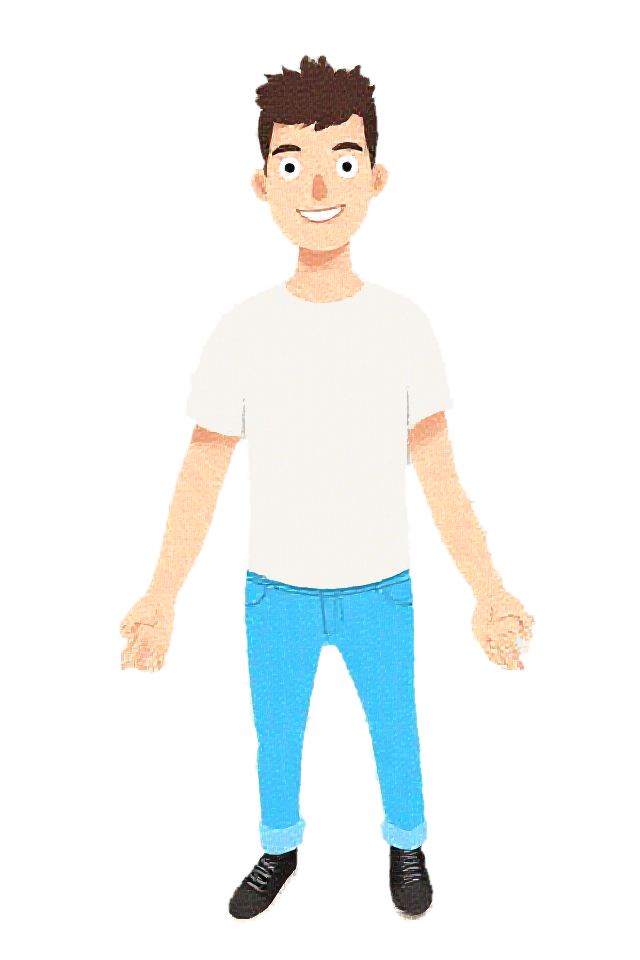
#> input picture briefs/contact-greeting/approved/body-source.png, 640 x 960 px
$ python split_layers.py ../briefs/contact-greeting/approved/body-source.png out.png
#> lines starting #> are read from the running program, lines starting #| are printed output that depends on the picture; after the words box and inside, x2 and y2 are one past the last pixel; in counts of white or black regions, pixels touching at a corner belong together
#!/usr/bin/env python3
"""Cut an approved character into the layers the hero animation moves.

Four rebuilds went into the cuts below, and the reasoning for each is in
docs/solutions/two-raster-layers-cannot-share-a-pixel.md.

The animation is compositing, not generation: the body never changes, the neck
turns half of what the head turns, and the head carries the rest. See
briefs/hero-character/motion.md, and
docs/solutions/pose-variation-is-not-generation.md for why generating poses was
rejected before this existed.

Three things here are deliberate and easy to get wrong.

**The cuts are found, not typed.** A standing figure has one narrow place
between the hair and the shoulders, and that is the neck. Measuring the width of
the alpha mask row by row finds it on any character, so this does not have to be
retuned by hand for the next one.

**No two layers share a pixel.** The first version cut a separate neck and let
it overlap the head, so that a rotation would slide the seam across solid pixels
instead of across a hole. It ghosted: the same skin appeared in both layers at
two different angles, and the jaw grew a ragged double edge that was obvious at
any zoom. Overlap is the right instinct for a rig whose parts are drawn
separately, and the wrong one for parts cut out of a single flat drawing.

**One joint, not two.** So the head carries the neck with it and turns about the
base of the neck, where the collar is. The collar is static and opaque, and at
the pivot itself nothing moves at all, so the joint is covered at every angle
the brief allows. The two-bone neck that `motion.md` specified was abandoned for
this reason and the brief now records it.

**The body starts at the pivot.** Not above it. Anything static sitting higher
than the joint can peek out from behind the part that rotates.

**The tab fades out instead of ending.** Even on bare skin a hard edge shows: the
rotation resamples the layer, the cut row becomes partly transparent, and it
blends against the body underneath as a faint line straight across the neck.
Ramping the tab's alpha to nothing over its last rows removes it, because there
is no longer an edge to catch the light, only the same skin twice.

**The head's tab stops on bare skin.** It reaches a little past the joint so the
collar has something to cover, and only a little: the first attempt reached far
enough to include the collar line itself, which then rotated with the head and
appeared twice, one arc against the other. A tab must end where there is nothing
to see, because whatever it ends on is duplicated the moment anything turns.

    python3 scripts/split_layers.py IN.png OUT_DIR
"""

from __future__ import annotations

import argparse
import json
from pathlib import Path

import cv2
import numpy as np
from PIL import Image


def find_neck(solid: np.ndarray, search_to: float = 0.40) -> tuple[int, int]:
    """The narrowest run of rows between the top of the head and the shoulders.

    Returns the first and last row of that run, so a neck that is narrow for
    fifty rows is reported as a band rather than as one arbitrary line inside it.
    """
    width = solid.sum(axis=1)
    filled = np.where(width > 0)[0]
    if not len(filled):
        raise SystemExit("the image is empty")
    top = int(filled[0])
    limit = int(top + (solid.shape[0] - top) * search_to)

    # Ignore the first rows: a single hair spike is narrow and is not a neck.
    start = top + max(8, (limit - top) // 12)
    band = width[start:limit]
    if not len(band):
        raise SystemExit("no room to look for a neck")
    narrowest = int(band.min())
    rows = [start + i for i, v in enumerate(band) if v <= narrowest * 1.15]
    return rows[0], rows[-1]


def find_eyes(head: Image.Image) -> list[tuple[int, int, int, int]]:
    """The two dark ovals in the middle of the face.

    Found by shape rather than by coordinate, so the next character does not
    need the numbers retyped. Eyebrows sit above the eyes and are wider than
    they are tall, which is what separates the two pairs; anything that is not
    one of exactly two similar shapes is reported as not found, because a
    wrong guess here moves a facial feature and that is worse than not moving
    one at all.
    """
    a = np.asarray(head.convert("RGBA"))
    dark = ((a[..., :3].astype(int).sum(axis=2) < 260) & (a[..., 3] > 128))
    n, _, stats, _ = cv2.connectedComponentsWithStats(dark.astype(np.uint8), 8)

    found = []
    for i in range(1, n):
        x, y, w, h, area = stats[i]
        if not (60 <= area <= 3000):
            continue
        if h <= w:            # wider than tall: an eyebrow or a mouth
            continue
        if y < head.height * 0.25:   # too high on the head to be an eye
            continue
        found.append((int(x), int(y), int(w), int(h)))

    if len(found) != 2:
        return []
    found.sort()
    (x0, y0, w0, h0), (x1, y1, w1, h1) = found
    # A face has two eyes at the same height and of the same size. Anything
    # else means the detection caught something it should not have.
    if abs(y0 - y1) > max(h0, h1) * 0.4 or abs(h0 - h1) > max(h0, h1) * 0.5:
        return []
    return found


def split_eyes(head: Image.Image, out: Path, pad: int = 3) -> dict | None:
    """Lift the eyes onto their own layer and heal the face behind them."""
    boxes = find_eyes(head)
    if not boxes:
        return None

    a = np.asarray(head.convert("RGBA"))
    mask = np.zeros(a.shape[:2], np.uint8)
    for x, y, w, h in boxes:
        mask[y:y + h, x:x + w] = 1

    eyes = np.zeros_like(a)
    keep = mask.astype(bool)
    eyes[keep] = a[keep]
    Image.fromarray(eyes, "RGBA").save(out / "eyes.png")

    # Paint skin over where they were, taken from the surrounding face, so the
    # layer beneath is a complete face rather than a face with two holes.
    grown = cv2.dilate(mask, np.ones((pad * 2 + 1,) * 2, np.uint8))
    bgr = np.ascontiguousarray(a[..., :3][:, :, ::-1])
    healed = cv2.inpaint(bgr, grown, 5, cv2.INPAINT_TELEA)[:, :, ::-1]
    base = a.copy()
    base[..., :3] = healed
    Image.fromarray(base, "RGBA").save(out / "head.png")

    return {"file": "eyes.png", "boxes": boxes}


def main() -> None:
    ap = argparse.ArgumentParser(description=__doc__)
    ap.add_argument("src", type=Path)
    ap.add_argument("out", type=Path)
    ap.add_argument("--feather", type=int, default=14,
                    help="rows over which the head tab fades into the body")
    ap.add_argument("--tab", type=int, default=18,
                    help="rows the head reaches past the joint. Keep it on bare "
                         "skin: anything drawn inside the tab appears twice")
    ap.add_argument("--neck-top", type=int, default=None, help="override detection")
    ap.add_argument("--neck-bottom", type=int, default=None, help="override detection")
    args = ap.parse_args()

    im = Image.open(args.src).convert("RGBA")
#> im is the input picture: PIL image 640x960 RGBA; mean R, G, B, A 230.8, 236.1, 231.8, 56.9
    solid = np.asarray(im)[..., 3] > 128
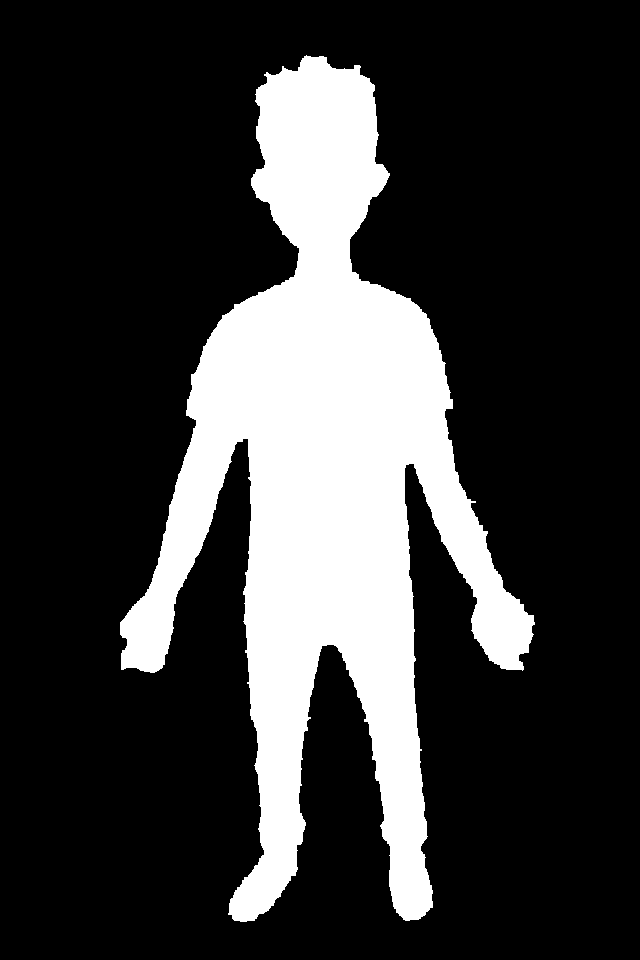
#> solid: shape (960, 640) bool; 22.3% white; 1 white region, box (x1, y1, x2, y2) and area: (120, 55, 535, 922) 137088
    w, h = im.size
#> w = 640; h = 960

    top, bottom = find_neck(solid)
#> in find_neck, `width = solid.sum(axis=1)`: width = 960 values, max 287 at index 622, min 0 at index 0, mean 142.8
#> in find_neck, `filled = np.where(width > 0)[0]`: filled = 867 values from 55 to 921
#> in find_neck, `top = int(filled[0])`: top = 55
#> in find_neck, `limit = int(top + (solid.shape[0] - top) * search_to)`: limit = 417
#> in find_neck, `start = top + max(8, (limit - top) // 12)`: start = 85
#> in find_neck, `band = width[start:limit]`: band = 332 values, max 266 at index 314, min 51 at index 163, mean 149.6
#> in find_neck, `narrowest = int(band.min())`: narrowest = 51
#> in find_neck, `rows = [start + i for i, v in enumerate(band) if v <= narrowest * 1.15]`: rows = 29 values from 243 to 271
#> top = 243; bottom = 271
    if args.neck_top is not None:
        top = args.neck_top
    if args.neck_bottom is not None:
        bottom = args.neck_bottom

    # The pivots sit on the centre of the figure at each joint.
    xs = np.where(solid[top:bottom + 1].any(axis=0))[0]
#> xs = 60 values from 292 to 351
    cx = int((xs.min() + xs.max()) / 2) if len(xs) else w // 2
#> cx = 321

    o = args.tab
    bands = {
        # From the joint down, and never above it: a static pixel higher than
        # the pivot can appear from behind the head when the head turns.
        "body": (bottom, h),
        # Hair, face and the whole neck, reaching past the joint so the collar
        # always has something to cover.
        "head": (0, min(h, bottom + o)),
    }
#> bands = {'body': (271, 960), 'head': (0, 289)}

    args.out.mkdir(parents=True, exist_ok=True)

    def feathered(layer: Image.Image, rows: int) -> Image.Image:
        """Fade the bottom rows of a layer to nothing."""
        if rows <= 0 or layer.height <= rows:
            return layer
        a = np.asarray(layer).copy()
        ramp = np.linspace(1.0, 0.0, rows).reshape(-1, 1)
        a[-rows:, :, 3] = (a[-rows:, :, 3] * ramp).astype(np.uint8)
        return Image.fromarray(a, "RGBA")

    manifest = {
        "source": str(args.src),
        "size": [w, h],
        "neck_band": [top, bottom],
        "overlap": o,
        # One joint, at the base of the neck. See the module docstring for why
        # the second joint was removed.
        "pivots": {"head": [cx, bottom]},
        "draw_order": ["body", "head"],
        "layers": {},
    }

    for name, (y0, y1) in bands.items():
        layer = im.crop((0, y0, w, y1))
        if name == "head":
            layer = feathered(layer, args.feather)
        path = args.out / f"{name}.png"
        layer.save(path)
        manifest["layers"][name] = {"file": path.name, "top": y0, "height": y1 - y0}
        print(f"{name:5s} rows {y0:4d}..{y1:4d}  {layer.size[0]}x{layer.size[1]}")
#> this loop made 2 passes
#| body  rows  271.. 960  640x689
#| head  rows    0.. 289  640x289
#> pass 1, in main, `layer = im.crop((0, y0, w, y1))`:
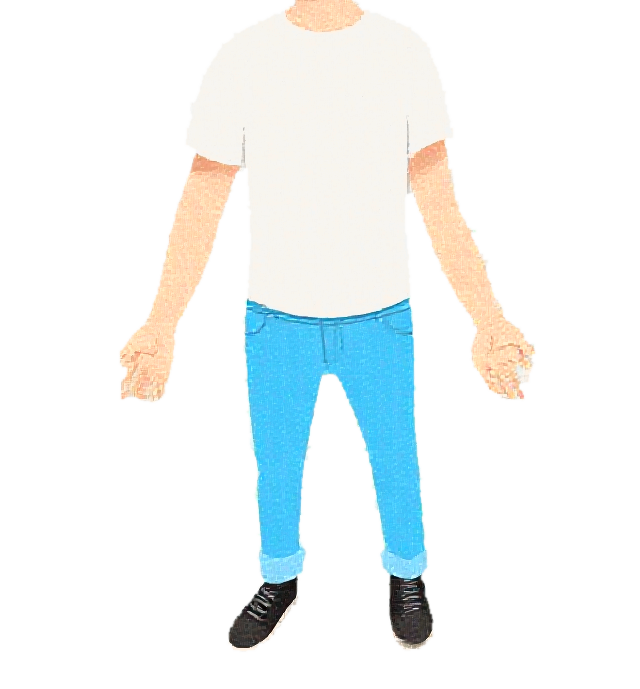
#> layer: PIL image 640x689 RGBA; mean R, G, B, A 228.5, 237.6, 234, 67.2; transparent parts drawn white
#> pass 2, in main, `layer = im.crop((0, y0, w, y1))`:
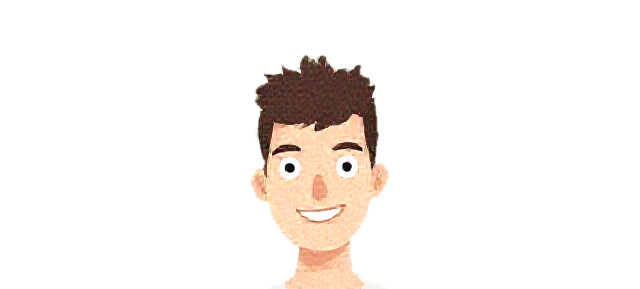
#> layer: PIL image 640x289 RGBA; mean R, G, B, A 237, 232.8, 226.4, 30.9; transparent parts drawn white
#> after the loop, manifest = 7 items

    # The head layer has just been written, so this reads it back and replaces
    # it with a version whose eyes have been lifted off and painted over.
    eyes = split_eyes(Image.open(args.out / "head.png"), args.out)
#> in find_eyes, `dark = ((a[..., :3].astype(int).sum(axis=2) < 260) & (a[..., 3] > 128))`:
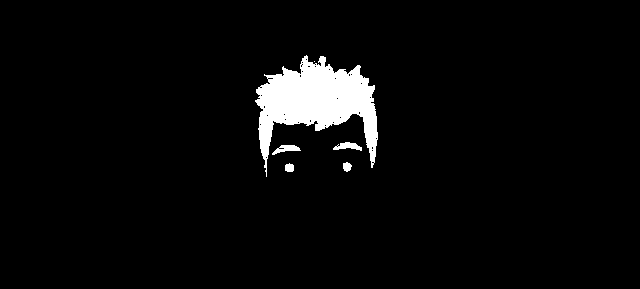
#> dark: shape (289, 640) bool; 4% white; 6 white regions (1 under 20 px), largest, box (x1, y1, x2, y2) and area: (255, 55, 378, 177) 6885, (333, 142, 362, 151) 148, (272, 145, 301, 155) 145, (285, 163, 294, 172) 68, (343, 162, 352, 172) 66
#> in find_eyes, `n, _, stats, _ = cv2.connectedComponentsWithStats(dark.astype(np.uint8..`: n = 7; stats = [[0, 0, 640, 289, 177647], [255, 55, 123, 122, 6885], [314, 61, 1, 1, 1], [333, 142, 29, 9, 148], [272, 145, 29, 10, 145], [285, 163, 9, 9, 68], [343, 162, 9, 10, 66]]
#> the loop in find_eyes, `for i in range(1, n):` made 6 passes
#> after the loop in find_eyes, `for i in range(1, n):`: found = [(343, 162, 9, 10)]
#> in split_eyes, `boxes = find_eyes(head)`: boxes = []
    if eyes:
        manifest["layers"]["eyes"] = {"file": "eyes.png",
                                      "top": bands["head"][0],
                                      "height": bands["head"][1] - bands["head"][0]}
        manifest["draw_order"].append("eyes")
        manifest["eye_boxes"] = eyes["boxes"]
        print(f"eyes  {len(eyes['boxes'])} found at {eyes['boxes']}, "
              f"face healed behind them")
    else:
        print("eyes  not found: the head layer keeps them, and they will not move")

    (args.out / "layers.json").write_text(json.dumps(manifest, indent=2) + "\n")
    print(f"\nneck band rows {top}..{bottom}, pivots at x={cx}")
#| neck band rows 243..271, pivots at x=321
    print(f"wrote {args.out}/layers.json")


if __name__ == "__main__":
    main()
